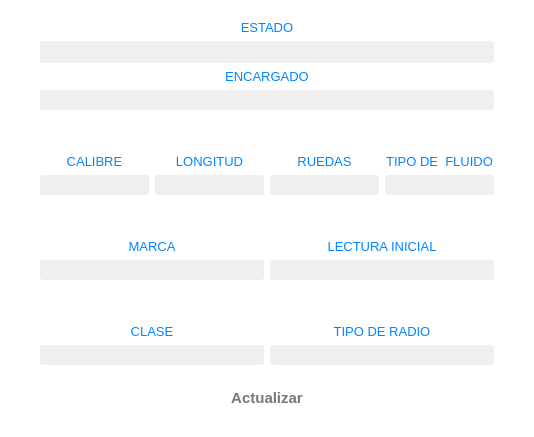
<?xml version="1.0" encoding="UTF-8"?>
<ui version="4.0">
 <class>Fields_to_Assing_Counters</class>
 <widget class="QWidget" name="Fields_to_Assing_Counters">
  <property name="geometry">
   <rect>
    <x>0</x>
    <y>0</y>
    <width>534</width>
    <height>437</height>
   </rect>
  </property>
  <property name="palette">
   <palette>
    <active>
     <colorrole role="Base">
      <brush brushstyle="SolidPattern">
       <color alpha="255">
        <red>46</red>
        <green>47</green>
        <blue>48</blue>
       </color>
      </brush>
     </colorrole>
     <colorrole role="Window">
      <brush brushstyle="SolidPattern">
       <color alpha="255">
        <red>255</red>
        <green>255</green>
        <blue>255</blue>
       </color>
      </brush>
     </colorrole>
    </active>
    <inactive>
     <colorrole role="Base">
      <brush brushstyle="SolidPattern">
       <color alpha="255">
        <red>46</red>
        <green>47</green>
        <blue>48</blue>
       </color>
      </brush>
     </colorrole>
     <colorrole role="Window">
      <brush brushstyle="SolidPattern">
       <color alpha="255">
        <red>255</red>
        <green>255</green>
        <blue>255</blue>
       </color>
      </brush>
     </colorrole>
    </inactive>
    <disabled>
     <colorrole role="Base">
      <brush brushstyle="SolidPattern">
       <color alpha="255">
        <red>255</red>
        <green>255</green>
        <blue>255</blue>
       </color>
      </brush>
     </colorrole>
     <colorrole role="Window">
      <brush brushstyle="SolidPattern">
       <color alpha="255">
        <red>255</red>
        <green>255</green>
        <blue>255</blue>
       </color>
      </brush>
     </colorrole>
    </disabled>
   </palette>
  </property>
  <property name="windowTitle">
   <string>Form</string>
  </property>
  <layout class="QVBoxLayout" name="verticalLayout_2">
   <property name="leftMargin">
    <number>40</number>
   </property>
   <property name="topMargin">
    <number>20</number>
   </property>
   <property name="rightMargin">
    <number>40</number>
   </property>
   <item>
    <layout class="QVBoxLayout" name="verticalLayout_9">
     <item>
      <layout class="QVBoxLayout" name="verticalLayout_14">
       <item>
        <layout class="QVBoxLayout" name="verticalLayout_10">
         <item>
          <widget class="QLabel" name="label_10">
           <property name="font">
            <font>
             <family>Segoe UI</family>
             <pointsize>10</pointsize>
            </font>
           </property>
           <property name="styleSheet">
            <string notr="true">color: rgb(0, 134, 255);</string>
           </property>
           <property name="text">
            <string>ESTADO</string>
           </property>
           <property name="alignment">
            <set>Qt::AlignCenter</set>
           </property>
          </widget>
         </item>
         <item>
          <widget class="MyLabelSpinner" name="l_status">
           <property name="minimumSize">
            <size>
             <width>0</width>
             <height>22</height>
            </size>
           </property>
           <property name="font">
            <font>
             <family>Segoe UI</family>
             <pointsize>9</pointsize>
            </font>
           </property>
           <property name="styleSheet">
            <string notr="true">background-color: #EFEFEF; 
border-radius: 3px;
color:rgb(50, 50, 50);</string>
           </property>
           <property name="text">
            <string/>
           </property>
           <property name="alignment">
            <set>Qt::AlignCenter</set>
           </property>
          </widget>
         </item>
        </layout>
       </item>
       <item>
        <widget class="QLabel" name="label_12">
         <property name="font">
          <font>
           <family>Segoe UI</family>
           <pointsize>10</pointsize>
          </font>
         </property>
         <property name="styleSheet">
          <string notr="true">color: rgb(0, 134, 255);</string>
         </property>
         <property name="text">
          <string>ENCARGADO</string>
         </property>
         <property name="alignment">
          <set>Qt::AlignCenter</set>
         </property>
        </widget>
       </item>
       <item>
        <widget class="MyLineEditShine" name="le_encargado">
         <property name="minimumSize">
          <size>
           <width>0</width>
           <height>0</height>
          </size>
         </property>
         <property name="font">
          <font>
           <family>Segoe UI Semilight</family>
           <pointsize>10</pointsize>
          </font>
         </property>
         <property name="styleSheet">
          <string notr="true">background-color: #EFEFEF; 
border-radius: 3px;
color:rgb(50, 50, 50);</string>
         </property>
         <property name="alignment">
          <set>Qt::AlignCenter</set>
         </property>
        </widget>
       </item>
      </layout>
     </item>
     <item>
      <spacer name="verticalSpacer_2">
       <property name="orientation">
        <enum>Qt::Vertical</enum>
       </property>
       <property name="sizeHint" stdset="0">
        <size>
         <width>20</width>
         <height>40</height>
        </size>
       </property>
      </spacer>
     </item>
     <item>
      <layout class="QHBoxLayout" name="horizontalLayout_2">
       <item>
        <layout class="QVBoxLayout" name="verticalLayout_3">
         <item>
          <widget class="QLabel" name="label_3">
           <property name="font">
            <font>
             <family>Segoe UI</family>
             <pointsize>10</pointsize>
            </font>
           </property>
           <property name="styleSheet">
            <string notr="true">color: rgb(0, 134, 255);</string>
           </property>
           <property name="text">
            <string>CALIBRE</string>
           </property>
           <property name="alignment">
            <set>Qt::AlignCenter</set>
           </property>
          </widget>
         </item>
         <item>
          <widget class="MyLineEditShine" name="le_calibre">
           <property name="minimumSize">
            <size>
             <width>0</width>
             <height>0</height>
            </size>
           </property>
           <property name="font">
            <font>
             <family>Segoe UI Semilight</family>
             <pointsize>10</pointsize>
            </font>
           </property>
           <property name="styleSheet">
            <string notr="true">background-color: #EFEFEF; 
border-radius: 3px;
color:rgb(50, 50, 50);</string>
           </property>
           <property name="alignment">
            <set>Qt::AlignCenter</set>
           </property>
          </widget>
         </item>
        </layout>
       </item>
       <item>
        <layout class="QVBoxLayout" name="verticalLayout_4">
         <item>
          <widget class="QLabel" name="label_4">
           <property name="font">
            <font>
             <family>Segoe UI</family>
             <pointsize>10</pointsize>
            </font>
           </property>
           <property name="styleSheet">
            <string notr="true">color: rgb(0, 134, 255);</string>
           </property>
           <property name="text">
            <string>LONGITUD</string>
           </property>
           <property name="alignment">
            <set>Qt::AlignCenter</set>
           </property>
          </widget>
         </item>
         <item>
          <widget class="MyLineEditShine" name="le_longitud">
           <property name="minimumSize">
            <size>
             <width>0</width>
             <height>0</height>
            </size>
           </property>
           <property name="font">
            <font>
             <family>Segoe UI Semilight</family>
             <pointsize>10</pointsize>
            </font>
           </property>
           <property name="styleSheet">
            <string notr="true">background-color: #EFEFEF; 
border-radius: 3px;
color:rgb(50, 50, 50);</string>
           </property>
           <property name="alignment">
            <set>Qt::AlignCenter</set>
           </property>
          </widget>
         </item>
        </layout>
       </item>
       <item>
        <layout class="QVBoxLayout" name="verticalLayout_8">
         <item>
          <widget class="QLabel" name="label_8">
           <property name="font">
            <font>
             <family>Segoe UI</family>
             <pointsize>10</pointsize>
            </font>
           </property>
           <property name="styleSheet">
            <string notr="true">color: rgb(0, 134, 255);</string>
           </property>
           <property name="text">
            <string>RUEDAS</string>
           </property>
           <property name="alignment">
            <set>Qt::AlignCenter</set>
           </property>
          </widget>
         </item>
         <item>
          <widget class="MyLineEditShine" name="le_ruedas">
           <property name="minimumSize">
            <size>
             <width>0</width>
             <height>0</height>
            </size>
           </property>
           <property name="font">
            <font>
             <family>Segoe UI Semilight</family>
             <pointsize>10</pointsize>
            </font>
           </property>
           <property name="styleSheet">
            <string notr="true">background-color: #EFEFEF; 
border-radius: 3px;
color:rgb(50, 50, 50);</string>
           </property>
           <property name="alignment">
            <set>Qt::AlignCenter</set>
           </property>
          </widget>
         </item>
        </layout>
       </item>
       <item>
        <layout class="QVBoxLayout" name="verticalLayout_6">
         <item>
          <widget class="QLabel" name="label_14">
           <property name="font">
            <font>
             <family>Segoe UI</family>
             <pointsize>10</pointsize>
            </font>
           </property>
           <property name="styleSheet">
            <string notr="true">color: rgb(0, 134, 255);</string>
           </property>
           <property name="text">
            <string>TIPO DE  FLUIDO</string>
           </property>
           <property name="alignment">
            <set>Qt::AlignCenter</set>
           </property>
          </widget>
         </item>
         <item>
          <widget class="MyLineEditShine" name="le_fluido">
           <property name="minimumSize">
            <size>
             <width>0</width>
             <height>0</height>
            </size>
           </property>
           <property name="font">
            <font>
             <family>Segoe UI Semilight</family>
             <pointsize>10</pointsize>
            </font>
           </property>
           <property name="styleSheet">
            <string notr="true">background-color: #EFEFEF; 
border-radius: 3px;
color:rgb(50, 50, 50);</string>
           </property>
           <property name="alignment">
            <set>Qt::AlignCenter</set>
           </property>
          </widget>
         </item>
        </layout>
       </item>
      </layout>
     </item>
     <item>
      <spacer name="verticalSpacer">
       <property name="orientation">
        <enum>Qt::Vertical</enum>
       </property>
       <property name="sizeHint" stdset="0">
        <size>
         <width>20</width>
         <height>40</height>
        </size>
       </property>
      </spacer>
     </item>
     <item>
      <layout class="QHBoxLayout" name="horizontalLayout_3">
       <item>
        <layout class="QVBoxLayout" name="verticalLayout">
         <item>
          <widget class="QLabel" name="label_5">
           <property name="font">
            <font>
             <family>Segoe UI</family>
             <pointsize>10</pointsize>
            </font>
           </property>
           <property name="styleSheet">
            <string notr="true">color: rgb(0, 134, 255);</string>
           </property>
           <property name="text">
            <string>MARCA</string>
           </property>
           <property name="alignment">
            <set>Qt::AlignCenter</set>
           </property>
          </widget>
         </item>
         <item>
          <widget class="MyLineEditShine" name="le_marca">
           <property name="minimumSize">
            <size>
             <width>0</width>
             <height>0</height>
            </size>
           </property>
           <property name="font">
            <font>
             <family>Segoe UI Semilight</family>
             <pointsize>10</pointsize>
            </font>
           </property>
           <property name="styleSheet">
            <string notr="true">background-color: #EFEFEF; 
border-radius: 3px;
color:rgb(50, 50, 50);</string>
           </property>
           <property name="alignment">
            <set>Qt::AlignCenter</set>
           </property>
          </widget>
         </item>
        </layout>
       </item>
       <item>
        <layout class="QVBoxLayout" name="verticalLayout_15">
         <item>
          <widget class="QLabel" name="label_13">
           <property name="font">
            <font>
             <family>Segoe UI</family>
             <pointsize>10</pointsize>
            </font>
           </property>
           <property name="styleSheet">
            <string notr="true">color: rgb(0, 134, 255);</string>
           </property>
           <property name="text">
            <string>LECTURA INICIAL</string>
           </property>
           <property name="alignment">
            <set>Qt::AlignCenter</set>
           </property>
          </widget>
         </item>
         <item>
          <widget class="MyLineEditShine" name="le_lectura_inicial">
           <property name="minimumSize">
            <size>
             <width>0</width>
             <height>0</height>
            </size>
           </property>
           <property name="font">
            <font>
             <family>Segoe UI Semilight</family>
             <pointsize>10</pointsize>
            </font>
           </property>
           <property name="styleSheet">
            <string notr="true">background-color: #EFEFEF; 
border-radius: 3px;
color:rgb(50, 50, 50);</string>
           </property>
           <property name="alignment">
            <set>Qt::AlignCenter</set>
           </property>
          </widget>
         </item>
        </layout>
       </item>
      </layout>
     </item>
     <item>
      <spacer name="verticalSpacer_3">
       <property name="orientation">
        <enum>Qt::Vertical</enum>
       </property>
       <property name="sizeHint" stdset="0">
        <size>
         <width>20</width>
         <height>40</height>
        </size>
       </property>
      </spacer>
     </item>
     <item>
      <layout class="QHBoxLayout" name="horizontalLayout_4">
       <item>
        <layout class="QVBoxLayout" name="verticalLayout_5">
         <item>
          <widget class="QLabel" name="label_6">
           <property name="font">
            <font>
             <family>Segoe UI</family>
             <pointsize>10</pointsize>
            </font>
           </property>
           <property name="styleSheet">
            <string notr="true">color: rgb(0, 134, 255);</string>
           </property>
           <property name="text">
            <string>CLASE</string>
           </property>
           <property name="alignment">
            <set>Qt::AlignCenter</set>
           </property>
          </widget>
         </item>
         <item>
          <widget class="MyLineEditShine" name="le_clase">
           <property name="minimumSize">
            <size>
             <width>0</width>
             <height>0</height>
            </size>
           </property>
           <property name="font">
            <font>
             <family>Segoe UI Semilight</family>
             <pointsize>10</pointsize>
            </font>
           </property>
           <property name="styleSheet">
            <string notr="true">background-color: #EFEFEF; 
border-radius: 3px;
color:rgb(50, 50, 50);</string>
           </property>
           <property name="alignment">
            <set>Qt::AlignCenter</set>
           </property>
          </widget>
         </item>
        </layout>
       </item>
       <item>
        <layout class="QVBoxLayout" name="verticalLayout_7">
         <item>
          <widget class="QLabel" name="label_9">
           <property name="font">
            <font>
             <family>Segoe UI</family>
             <pointsize>10</pointsize>
            </font>
           </property>
           <property name="styleSheet">
            <string notr="true">color: rgb(0, 134, 255);</string>
           </property>
           <property name="text">
            <string>TIPO DE RADIO</string>
           </property>
           <property name="alignment">
            <set>Qt::AlignCenter</set>
           </property>
          </widget>
         </item>
         <item>
          <widget class="MyLineEditShine" name="le_radio">
           <property name="minimumSize">
            <size>
             <width>0</width>
             <height>0</height>
            </size>
           </property>
           <property name="font">
            <font>
             <family>Segoe UI Semilight</family>
             <pointsize>10</pointsize>
            </font>
           </property>
           <property name="styleSheet">
            <string notr="true">background-color: #EFEFEF; 
border-radius: 3px;
color:rgb(50, 50, 50);</string>
           </property>
           <property name="alignment">
            <set>Qt::AlignCenter</set>
           </property>
          </widget>
         </item>
        </layout>
       </item>
      </layout>
     </item>
    </layout>
   </item>
   <item>
    <spacer name="verticalSpacer_5">
     <property name="orientation">
      <enum>Qt::Vertical</enum>
     </property>
     <property name="sizeHint" stdset="0">
      <size>
       <width>20</width>
       <height>14</height>
      </size>
     </property>
    </spacer>
   </item>
   <item>
    <layout class="QHBoxLayout" name="horizontalLayout">
     <item>
      <spacer name="horizontalSpacer">
       <property name="orientation">
        <enum>Qt::Horizontal</enum>
       </property>
       <property name="sizeHint" stdset="0">
        <size>
         <width>40</width>
         <height>20</height>
        </size>
       </property>
      </spacer>
     </item>
     <item>
      <widget class="QPushButton" name="pb_actualizar">
       <property name="minimumSize">
        <size>
         <width>150</width>
         <height>40</height>
        </size>
       </property>
       <property name="maximumSize">
        <size>
         <width>150</width>
         <height>41</height>
        </size>
       </property>
       <property name="font">
        <font>
         <family>Segoe UI</family>
         <pointsize>11</pointsize>
         <weight>75</weight>
         <bold>true</bold>
        </font>
       </property>
       <property name="styleSheet">
        <string notr="true">border-radius: 10px;
color:rgb(120, 120, 120);</string>
       </property>
       <property name="text">
        <string>Actualizar</string>
       </property>
       <property name="icon">
        <iconset resource="assets.qrc">
         <normaloff>:/icons/update.png</normaloff>:/icons/update.png</iconset>
       </property>
       <property name="iconSize">
        <size>
         <width>30</width>
         <height>30</height>
        </size>
       </property>
      </widget>
     </item>
     <item>
      <spacer name="horizontalSpacer_2">
       <property name="orientation">
        <enum>Qt::Horizontal</enum>
       </property>
       <property name="sizeHint" stdset="0">
        <size>
         <width>40</width>
         <height>20</height>
        </size>
       </property>
      </spacer>
     </item>
    </layout>
   </item>
   <item>
    <spacer name="verticalSpacer_9">
     <property name="orientation">
      <enum>Qt::Vertical</enum>
     </property>
     <property name="sizeHint" stdset="0">
      <size>
       <width>20</width>
       <height>14</height>
      </size>
     </property>
    </spacer>
   </item>
  </layout>
 </widget>
 <customwidgets>
  <customwidget>
   <class>MyLineEditShine</class>
   <extends>QLineEdit</extends>
   <header location="global">mylineeditshine.h</header>
  </customwidget>
  <customwidget>
   <class>MyLabelSpinner</class>
   <extends>QLabel</extends>
   <header location="global">mylabelspinner.h</header>
  </customwidget>
 </customwidgets>
 <resources>
  <include location="assets.qrc"/>
 </resources>
 <connections/>
</ui>
